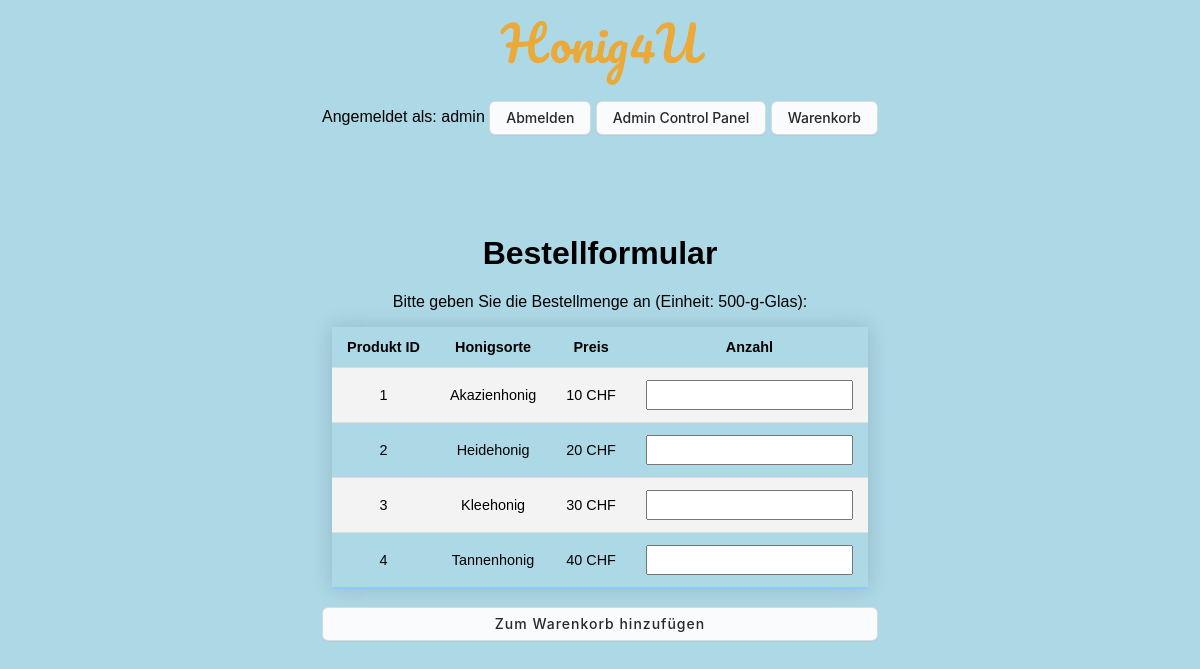
The page /index.php (signed in) on the database its author committed.
### tables this page shows
CREATE TABLE `produkte` (
  `Produkt_ID` int(11) NOT NULL,
  `Produkt_Name` varchar(50) NOT NULL,
  `Produkt_Preis` double NOT NULL
);

### index.php (called while the page is built, shortened)
<?php
    include 'u_formular.php';
?>

### u_formular.php (the view, shortened to what this page needs)
<?php
  $db = new PDO("mysql:host=localhost;dbname=honig4u", "root", "");
  $sql = "SELECT * FROM produkte";
  $ergebnis = $db->query($sql);
  include 'header.php';
?>
<!DOCTYPE html>
<html lang="en">
  <head>
    <link rel="stylesheet" href="./css/style.css">
  </head>
  <body>
    <h1>Bestellformular</h1>
    <p>Bitte geben Sie die Bestellmenge an (Einheit: 500-g-Glas): </p>
    <form action="u_bestellung.php" method="POST">
      <table class="styled-table" align="center">
      <?php
        echo "<tr><th>Produkt ID</th><th>Honigsorte</th><th>Preis</th><th>Anzahl</th></tr>";
        while ($zeile = $ergebnis->fetchObject()){
          echo "<tr><td>$zeile->Produkt_ID</td>
                    <td>$zeile->Produkt_Name</td>";
                    if ($zeile->Produkt_Name == 'Akazienhonig'){
                      echo "<td>$zeile->Produkt_Preis CHF</td>";
                      echo "<td><input type='number' min='0' name='Akazienhonig' size='4'></td>";
                    } else if ($zeile->Produkt_Name == 'Heidehonig'){
                      echo "<td>$zeile->Produkt_Preis CHF</td>";
                      echo "<td><input type='number' min='0' name='Heidehonig' size='4'></td>";
                    } else if ($zeile->Produkt_Name == 'Kleehonig') {
                      echo "<td>$zeile->Produkt_Preis CHF</td>";
                      echo "<td><input type='number' min='0' name='Kleehonig' size='4'></td>";
                    } else if ($zeile->Produkt_Name == 'Tannenhonig') {
                      echo "<td>$zeile->Produkt_Preis CHF</td>";
                    echo "<td><input type='number' min='0' name='Tannenhonig' size='4'></td>";
                    }
        }
        echo "</tr></table><br>" ;
        echo "<input type='submit' class='button' name='warenkorb' value='Zum Warenkorb hinzufügen'>";
      ?>
    </form>
  </body>
</html>

### css/style.css (style rules this page uses)
html, body { height: 100%; }
html { background-color: lightblue; font-family: Arial, Helvetica, sans-serif; display: flex; justify-content: center; align-items: center; text-align: center; }
body { display: inline-block; vertical-align: middle; }
h1 { margin-top: 100px; }
.styled-table { border-collapse: collapse; font-size: 0.9em; font-family: sans-serif; min-width: 400px; box-shadow: 0 0 20px rgba(0, 0, 0, 0.15); }
.styled-table th, .styled-table td { padding: 12px 15px; }
.styled-table tbody tr { border-bottom: 1px solid #dddddd; }
.styled-table tbody tr:nth-of-type(even) { background-color: #f3f3f3; }
.styled-table tbody tr:last-of-type { border-bottom: 2px solid lightskyblue; }
input { font: 15px/24px "Muli", sans-serif; color: #333; width: 100%; box-sizing: border-box; letter-spacing: 1px; }
.button { appearance: none; background-color: #fafbfc; border: 1px solid rgba(27, 31, 35, 0.15); border-radius: 6px; box-shadow: rgba(27, 31, 35, 0.04) 0 1px 0, rgba(255, 255, 255, 0.25) 0 1px 0 inset; box-sizing: border-box; color: #24292e; cursor: pointer; display: inline-block; font-family: -apple-system, system-ui, "Segoe UI", Helvetica, Arial, sans-serif, "Apple Color Emoji", "Segoe UI Emoji"; font-size: 14px; font-weight: 500; line-height: 20px; list-style: none; padding: 6px 16px; position: relative; transition: background-color 0.2s cubic-bezier(0.3, 0, 0.5, 1); user-select: none; -webkit-user-select: none; touch-action: manipulation; vertical-align: middle; white-space: nowrap; word-wrap: break-word; }
.button:before { display: none; }

### rows shown on the page
produkte: Produkt_ID "1", Produkt_Name "Akazienhonig", Produkt_Preis "10"
produkte: Produkt_ID "2", Produkt_Name "Heidehonig", Produkt_Preis "20"
produkte: Produkt_ID "3", Produkt_Name "Kleehonig", Produkt_Preis "30"
produkte: Produkt_ID "4", Produkt_Name "Tannenhonig", Produkt_Preis "40"

### other values the page prints
$_SESSION["username"] "admin"
